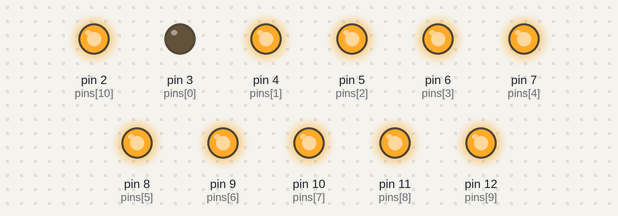
Recording of a sketch running on a simulated Arduino Uno, built with avr-gcc and run on an emulated ATmega328P. Shown: output pins drawn as LEDs (lit = HIGH).

Above: at 0.2 s.
At 1.7 s:
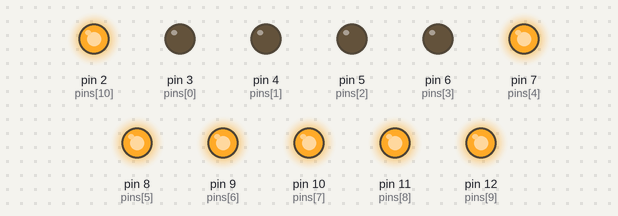
At 3.2 s:
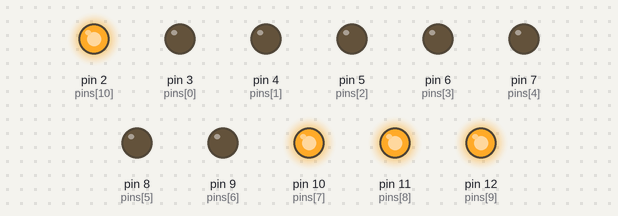
At 6.7 s:
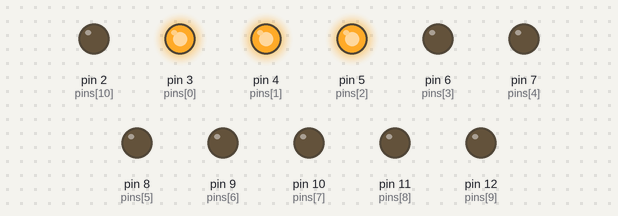
At 10.2 s:
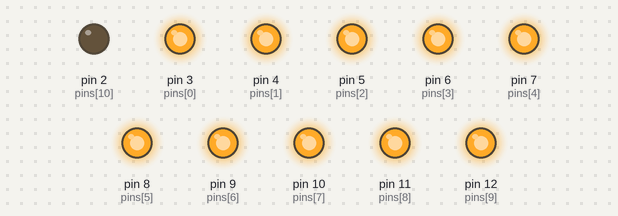
At 13.7 s:
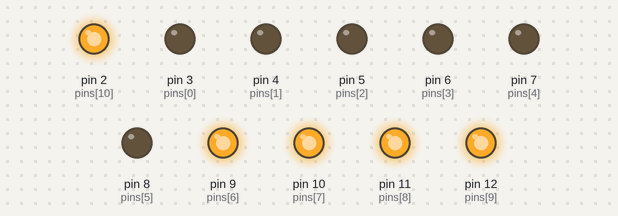
Timing chart, 0 to 14.3 s (numbered marks = the images above):
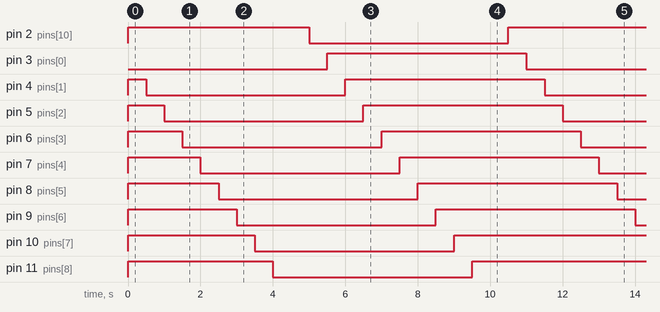

Measured:
- by itself, pin 2 (pins[10]), pin 3 (pins[0]), pin 4 (pins[1]), pin 5 (pins[2]), pin 6 (pins[3]), pin 7 (pins[4]), pin 8 (pins[5]), pin 9 (pins[6]), pin 10 (pins[7]), pin 11 (pins[8]), pin 12 (pins[9]): alternates HIGH for 5.5 s and LOW for 5.5 s
- by itself, everything shown: repeats every 11.0 s, in 22 steps

The sketch:

trailingLED_jul02c.ino
```cpp
int pins[]={3,4,5,6,7,8,9,10,11,12,2};
int Noleds=11;
int Position=0;

void setup() {
  for(int i=0;i<Noleds;i++){
    pinMode(pins[i],OUTPUT);
  }
  for(int i=0;i<Noleds;i++)
   {
        digitalWrite(pins[i],HIGH);

   }
 }

void loop() {
  for(;Position<=10;Position++)
  {
   for(int i=0;i<Noleds-Position;i++)
   {
        digitalWrite(pins[i],LOW);
        delay(500);
   }

  Position=0;
  for(;Position>=0;Position--)
  {
   for(int i=0;i<Noleds-Position;i++)
   {
        digitalWrite(pins[i],HIGH);
        delay(500);
   }
  }

}
}
```
